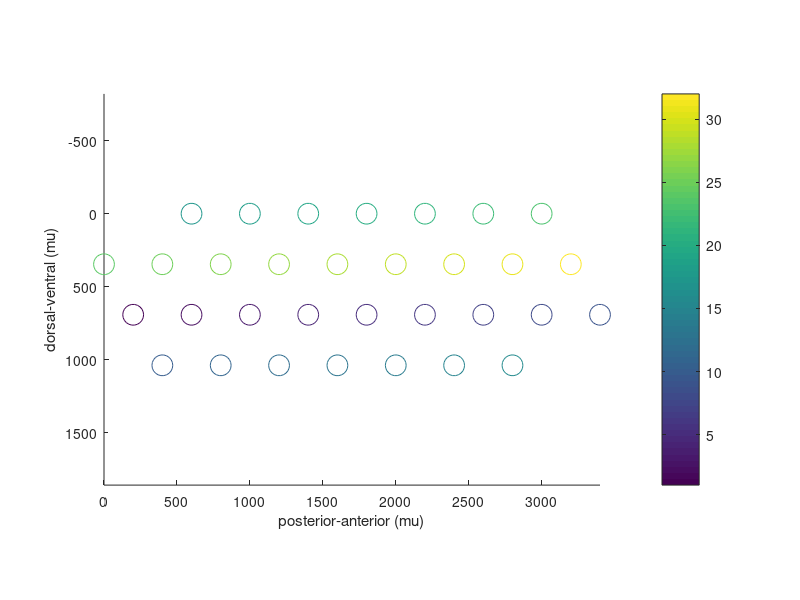

Here is the MATLAB script that generated this plot: (Note: this script raises an error after producing the figure.)
%% Find channel organization
% Encode the array information! the relative coordinates of each channel.

chan_dist = 400; % micron
% IT Channels. The array is a 36 pin triagular grid. 
% X axis goes posterior to anterior, Y axis goes dorsal to ventral
pin36_IT_XY = zeros(36, 2);
pin36_IT_L = zeros(36);
pin36_IT_XY([1:8, 18], 1) = 200 + [0:400:400*8]; 
pin36_IT_XY([1:8, 18], 2) = 0;
pin36_IT_XY(9:17, 1) = 0:400:400*8;
pin36_IT_XY(9:17, 2) = 400 * sin(pi/3);
pin36_IT_XY(20:28, 1) = 200 + [0:400:400*8];
pin36_IT_XY(20:28, 2) = 2 * 400 * sin(pi/3);
pin36_IT_XY([19, 29:36], 1) = 0:400:400*8;
pin36_IT_XY([19, 29:36], 2) = 3 * 400 * sin(pi/3);

IT_chan2pin = [20:28, 29:35, 2:8, 9:17]; % this numbering is not in order. 
IT_chan_XY = pin36_IT_XY(IT_chan2pin, :);

% V4 Channels 49:64. The V1 V4 array is a 18 pin triagular grid. 
% X axis goes posterior to anterior, Y axis goes dorsal to ventral
pin18_V4_XY = zeros(18, 2);
pin18_V4_L = zeros(18);
pin18_V4_XY(1:5, 1) = [0:400:400*4]; 
pin18_V4_XY(1:5, 2) = 0;
pin18_V4_XY(6:9, 1) = 200 + [0:400:400*3];
pin18_V4_XY(6:9, 2) = 400 * sin(pi/3);
pin18_V4_XY(10:14, 1) = [0:400:400*4];
pin18_V4_XY(10:14, 2) = 2 * 400 * sin(pi/3);
pin18_V4_XY(15:18, 1) = 200 + [0:400:400*3];
pin18_V4_XY(15:18, 2) = 3 * 400 * sin(pi/3);

V4_chan2pin = [2:17];
V4_chan_XY = pin18_V4_XY(V4_chan2pin, :);

% V1 Channels 33:48
% X axis goes posterior to anterior, Y axis goes dorsal to ventral
pin18_V1_XY = zeros(18, 2);
pin18_V1_L = zeros(18);
pin18_V1_XY(1:5, 1) = [0:400:400*4]; 
pin18_V1_XY(1:5, 2) = 0;
pin18_V1_XY(6:9, 1) = 200 + [0:400:400*3];
pin18_V1_XY(6:9, 2) = 400 * sin(pi/3);
pin18_V1_XY(10:14, 1) = [0:400:400*4];
pin18_V1_XY(10:14, 2) = 2 * 400 * sin(pi/3);
pin18_V1_XY(15:18, 1) = 200 + [0:400:400*3];
pin18_V1_XY(15:18, 2) = 3 * 400 * sin(pi/3);

V1_chan2pin = [2:17];
V1_chan_XY = pin18_V1_XY(V1_chan2pin, :);


% %%
figure(1);clf
scatter(IT_chan_XY(:,1),IT_chan_XY(:,2), 225, 1:32)
set(gca,'Ydir','reverse')
axis equal tight
xlabel("posterior-anterior (mu)");ylabel("dorsal-ventral (mu)")
colorbar
%% Layout for IT channels 
figure(2);clf
t = tiledlayout(8,20);
for i = 1:32
    init_idx = calc_tile_init_idx(IT_chan_XY(i, 1), IT_chan_XY(i, 2), 8, 20);
    ax = nexttile(init_idx, [2, 2]);
    axis image
    title(num2str(i))
end
% %%
% figure(2);clf
% t = tiledlayout(8,20);
% for i = 1:32
%     init_idx = calc_tile_init_idx(IT_chan_XY(i, 1), IT_chan_XY(i, 2), 8, 20);
%     ax = nexttile(init_idx, [2, 2]);
%     axis image
%     title(num2str(i))
% end
% %%
% figure(3);clf
% t = tiledlayout(8,20);
% for i = 1:32
%     init_idx = calc_tile_init_idx(IT_chan_XY(i, 1), IT_chan_XY(i, 2), 8, 20);
%     ax = nexttile(init_idx, [2, 2]);
%     axis image
%     title(num2str(i))
%     pause
% end
% %% Compute the index in tiled array from X,Y coordinates
% % calc_tile_init_idx(IT_chan_XY(:, 1), IT_chan_XY(:, 2), 8, 20)
% function idx = calc_tile_init_idx(X, Y, rown, coln)
%     Yi = int32(Y / 400 / sin(pi/3));
%     Xi = int32(X / 200) ;
%     idx = coln * Yi * 2 + Xi + 1 ;
% end
% [centers,radii] = imfindcircles(rgb,[20 25],'ObjectPolarity','dark')
% imshow(rgb)
% h = viscircles(centers,radii);